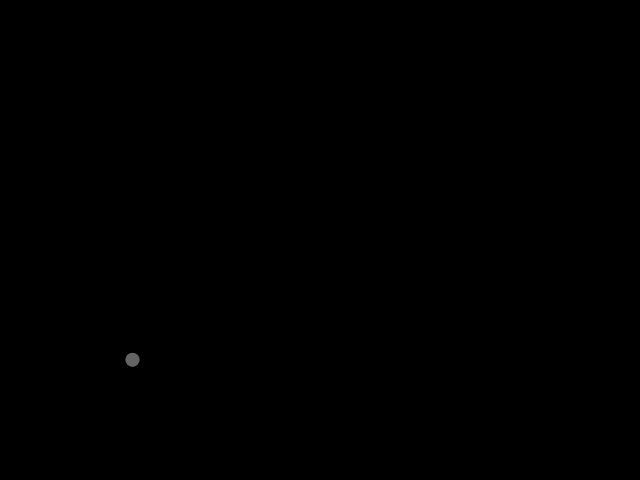
Frame 1 (no input)
Frame 60 (no input): identical to frame 1, image omitted
Frame 120 (the mouse pressed at the canvas centre since frame 60): identical to frame 1, image omitted

The p5.js sketch that drew this single still picture (run headless with seeded random() and noise() and a simulated clock; from frame 60 on, the mouse is pressed at the canvas centre):

// p5.js sketch
// ── sketch.js
var myX;
var myY;
var mySize;
var myTargetX;
var myTargetY;

function setup () {
  createCanvas(640, 480);
  mySize = 50;
  mySize = random(20);
  myX = random(width);
  myY = random(height);
  myTargetX = myX;
  myTargetY = myY;
  noStroke();
}

function draw() {
	background(0);
	var xDifferent = myTargetX - myX;
	var yDifferent = myTargetY - myY;

	myX = myX + xDifferent * 0.05;
	myY = myY + yDifferent * 0.05;

	fill(100)

	ellipse(myX, myY, mySize, mySize);
}


function mouseClicked() {
	myTargetX = mouseX;
	myTargetY = mouseY;
}
